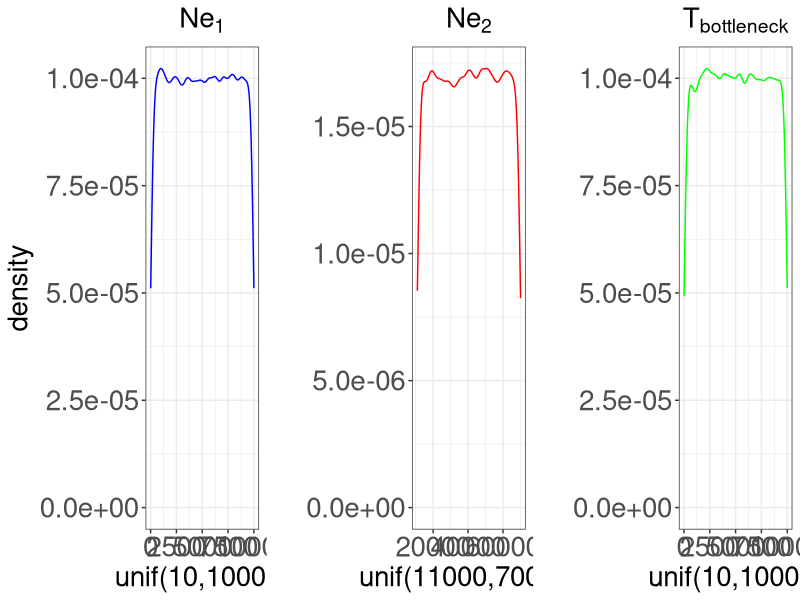

This chart was generated by the following R code: (Note: this script raises an error after producing the figure.)
#Set Libraries and working directory
library(ggplot2)
library(dplyr)
library(data.table)
library(tidyverse)
library(cowplot)

#Plot the priors
set.seed(1)
samps = seq(1:100000)
Ne1 = runif(samps, min = 10, max = 10000)
Ne2 = runif(samps, min = 11000, max = 70000)
Tbot = runif(samps, min = 10, max = 10000)
sampPriors = cbind.data.frame(samps,Ne1,Ne2,Tbot)
plotNe1 = ggplot() + geom_density(aes(x=Ne1), colour="blue") + ggtitle(expression(paste(Ne[1]))) + xlab("unif(10,10000)") + theme_bw()+ theme(axis.text.x = element_text(size  = 20), axis.text.y = element_text(size = 20), axis.title=element_text(size=20), plot.title = element_text(size=20, hjust = 0.5),legend.title=element_blank(), legend.text=element_text(size=18),legend.position="bottom")

plotNe2 = ggplot() + geom_density(aes(x=Ne2), colour="red") + ggtitle(expression(paste(Ne[2]))) + xlab("unif(11000,70000)") + theme_bw()+ theme(axis.text.x = element_text(size  = 20), axis.text.y = element_text(size = 20), axis.title=element_text(size=20), plot.title = element_text(size=20, hjust = 0.5),legend.title=element_blank(), legend.text=element_text(size=18),legend.position="bottom")

plotTbot = ggplot() + geom_density(aes(x=Tbot), colour="green") + ggtitle(expression(paste(T[bottleneck]))) + xlab("unif(10,10000)") + theme_bw()+ theme(axis.text.x = element_text(size  = 20), axis.text.y = element_text(size = 20), axis.title=element_text(size=20), plot.title = element_text(size=20, hjust = 0.5),legend.title=element_blank(), legend.text=element_text(size=18),legend.position="bottom")

(plotPriorsTogether = plot_grid(plotNe1,plotNe2+ylab(""),plotTbot+ylab(""),nrow = 1, align = 'h'))


#Load ABC results
setwd("~/Documents/DogProject_Clare/LocalRscripts/DemographicInference/NeCurr10to10kNeAnc11kto70kTbot10to6k/")

fnames = list.files(pattern = "\\.txt$")

#Read all the files and create a FileName column to store filenames
results = rbindlist(sapply(fnames, fread, simplify = FALSE), use.names = TRUE, idcol = "FileName")

#Add some column names
#headerLine = c('SGETaskID',"SimNeOne","SimNeTwo","SimTime",'DistMetric1','DisMetricPaper')
#colnames(results) <- headerLine
names(results)[1]="SGETaskID"
names(results)[2]="SimNeOne"
names(results)[3]="SimNeTwo"
names(results)[4]="SimTime"
names(results)[5]="DistMetric1"
names(results)[6]="DisMetricPaper"

#Check whether any of the sims have the same Ne1,Ne2,T
dim(distinct(results)) == dim(results) #They dont

#Get the lowest 100 values on V5 which was the distance metric from Jackie's paper
###FIGURE OUT WHAT TO DO WITH TIES####
Top100 = results %>%
  top_n(-100, DisMetricPaper) 

#Plotting Time
getmode <- function(v) {
  uniqv <- unique(v)
  uniqv[which.max(tabulate(match(v, uniqv)))]
}
modePosteriorNe1 = getmode(Top100$SimNeOne)
modePosteriorNe2 = getmode(Top100$SimNeTwo)
modePosteriorTbot = getmode(Top100$SimTime)

plotPosteriorNe1 = ggplot() + geom_density(data=sampPriors, aes(x=Ne1), colour="blue",size=1) + geom_density(data=Top100, aes(x=SimNeOne), colour="black") + geom_vline(data = Top100, xintercept = modePosteriorNe1, colour="purple") + ggtitle(expression(paste(Ne[1]))) + xlab(paste("Mode of Posterior = ", modePosteriorNe1)) + theme_bw()+ theme(axis.text.x = element_text(size  = 20), axis.text.y = element_text(size = 20), axis.title=element_text(size=20), plot.title = element_text(size=20, hjust = 0.5),legend.title=element_blank(), legend.text=element_text(size=18),legend.position="bottom")

plotPosteriorNe2 = ggplot() + geom_density(data=sampPriors, aes(x=Ne2), colour="red",size=1) + geom_density(data=Top100, aes(x=SimNeTwo), colour="black") + geom_vline(data = Top100, xintercept = modePosteriorNe2, colour="purple") + ggtitle(expression(paste(Ne[2]))) + xlab(paste("Mode of Posterior = ", modePosteriorNe2)) + theme_bw()+ theme(axis.text.x = element_text(size  = 20), axis.text.y = element_text(size = 20), axis.title=element_text(size=20), plot.title = element_text(size=20, hjust = 0.5),legend.title=element_blank(), legend.text=element_text(size=18),legend.position="bottom")

plotPosteriorTbot = ggplot() + geom_density(data=sampPriors, aes(x=Tbot), colour="green",size=1) + geom_density(data=Top100, aes(x=SimTime), colour="black") + geom_vline(data = Top100, xintercept = modePosteriorTbot, colour="purple") + ggtitle(expression(paste(T[bottleneck]))) + xlab(paste("Mode of Posterior = ", modePosteriorTbot)) + theme_bw()+ theme(axis.text.x = element_text(size  = 20), axis.text.y = element_text(size = 20), axis.title=element_text(size=20), plot.title = element_text(size=20, hjust = 0.5),legend.title=element_blank(), legend.text=element_text(size=18),legend.position="bottom")

(plotPosteriorTogether = plot_grid(plotPosteriorNe1 + ggtitle(""),plotPosteriorNe2+ ggtitle("") +ylab(""),plotPosteriorTbot+ ggtitle("") +ylab(""),nrow = 1, align = 'h'))

(plot_grid(plotPriorsTogether,plotPosteriorTogether, labels = "AUTO", ncol = 1, align = 'v', axis = 'r'))

HetBins = Top100 %>%
  select(starts_with('V')) %>% 
  mutate_all(funs(sum(as.numeric(as.character(.)), na.rm = TRUE))) %>%  
  distinct() %>%
  gather() %>%
  mutate(proportion = value / sum(value),
         bin = as.numeric(row_number()-1)) 

(HistogramPlotPosteriorHets = ggplot() + geom_bar(data=HetBins, aes(x=bin, y=proportion), stat = "identity") + theme_bw() + labs(x="Count of Heterozygotes per 1Kb", y="Proportion of Total Hets") + theme_bw()+ theme(axis.text.x = element_text(size  = 20), axis.text.y = element_text(size = 20), axis.title=element_text(size=20), plot.title = element_text(size=20, hjust = 0.5),legend.title=element_blank(), legend.text=element_text(size=18),legend.position="bottom"))
